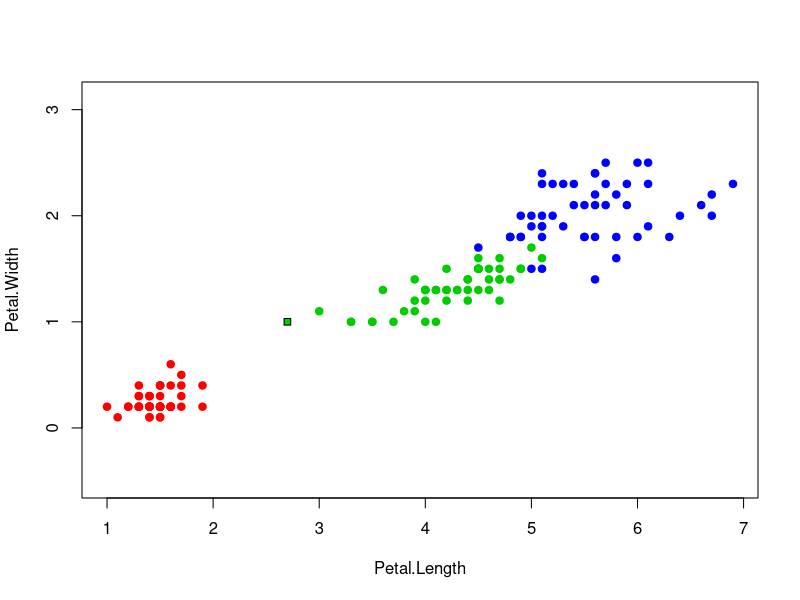

Source code (R):
euclideanDistance <-function(u, v) 
{
  sqrt(sum((u - v) ^ 2))
}


sortObjectsByDist <- function(xl, z, metricFunction = euclideanDistance)
{
  l <-dim(xl)[1]
  n <-dim(xl)[2] - 1
  
  distances <- matrix(NA, l, 2)
  
  for (i in 1:l) 
  {
    distances[i, ] <- c(i,metricFunction(xl[i, 1:n], z))
  }
  
  
  orderedXl <- xl[order(distances[, 2]), ]
  return (orderedXl);
}
  
  kNN <- function(xl, z, k)
  {
    
    orderedXl <- sortObjectsByDist(xl, z)
    n <- dim(orderedXl)[2] - 1
    
    classes <- orderedXl[1:k, n + 1]
    
    counts <- table(classes)
    
    class <- names(which.max(counts))
    
    return (class)
  }
  
  colors <-c("setosa" = "red", "versicolor" = "green3", "virginica" = "blue")
  plot(iris[, 3:4], pch = 21, bg = colors[iris$Species], col = colors[iris$Species], asp = 1)
  
  z <- c(2.7, 1)
  xl <- iris[, 3:5]
  class <- kNN(xl, z, k=6)
  points(z[1], z[2], pch = 22, bg = colors[class], asp = 1)